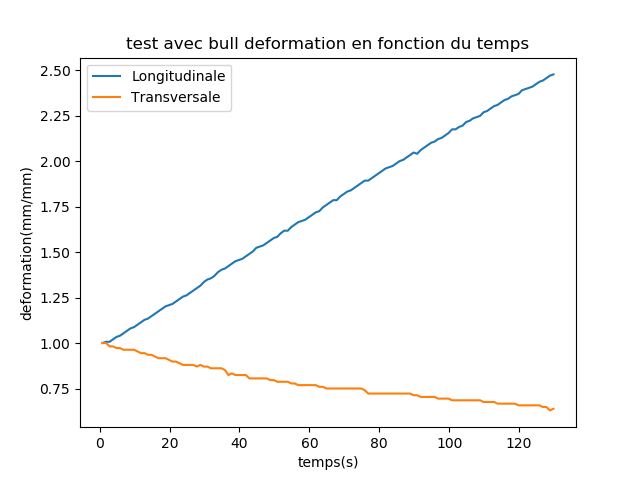
#> input picture data/test avec bull_defome-temps.png, 640 x 480 px, given as the content of the folder _5_test_2_pictures-20191002T093219Z-001/gr_5_test_2_pictures, which was not available
$ python pic_mesure.py
#> lines starting #> are read from the running program, lines starting #| are printed output that depends on the picture
# *_*coding:utf-8 *_*
import os
from optparse import OptionParser

import cv2
import numpy as np

point = []
points = []
flag = 0


def check_empty():
    global flag
    if flag == 0:
        return True
    else:
        return False


def check_full(scale, is_log=False, log_path="log.txt"):
    global point, flag
    if flag == 4:
        if is_log:
            print(log_path)
            with open(log_path, 'a') as f:
                string_log = ''
                for x in [(scale[0] * p[0], scale[1] * p[1]) for p in point]:
                    string_log += str(x[0]) + " , " + str(x[1]) + " | "
                f.write(string_log + '\n')
        points.append([(scale[0] * p[0], scale[1] * p[1]) for p in point])
        point = []
        flag = 0
        return True
    else:
        return False


def draw_circle(event, x, y, flags, param):
    global point, points, flag
    if event == cv2.EVENT_LBUTTONDBLCLK:
        print("ajoute point [{},{}] with flag = {}".format(x, y, flag + 1))
        point.append((x, y))
        flag += 1

    elif event == cv2.EVENT_RBUTTONDOWN:
        if check_empty():
            print("no point to delete")
        else:
            print("delete the point {}".format(point.pop()))
            flag -= 1


def draw(img):
    new_img = np.array(img)
    global point
    for p in point:
        new_img = cv2.circle(new_img, p, 3, (0, 0, 255))
    return new_img


def get_args():
    parser = OptionParser()
    parser.add_option('--img_path', dest='path',
                      default="D:\\download\\gr_5_test_2_pictures-20191002T093219Z-001\\gr_5_test_2_pictures",
                      type='str',
                      help='path of images')
    parser.add_option('--log_path', dest='log_path', default="log.txt",
                      type='str', help='path of log file')
    parser.add_option('--is_log', dest='is_log', action='store_true', default=False,
                      help='whether generate log file or not')
    parser.add_option('--x_length', dest='x_length', default=1024, type='int',
                      help='whether generate log file or not')
    parser.add_option('--y_length', dest='y_length', default=1024, type='int',
                      help='whether generate log file or not')
    """parser.add_option('-g', '--gpu', action='store_true', dest='gpu',
                      default=False, help='use cuda')
    parser.add_option('-c', '--load', dest='load',
                      default=False, help='load file model')
    parser.add_option('-s', '--scale', dest='scale', type='float',
                      default=0.5, help='downscaling factor of the images')
    """
    (options, args) = parser.parse_args()
    return options


if __name__ == "__main__":
    args = get_args()
    path = args.path
    log_path = args.log_path
    new_shape = (args.x_length, args.y_length)
    is_log = args.is_log

    for root, dir, files in os.walk(path):
        for img_path in files[:2]:
            cv2.namedWindow(img_path)
            cv2.setMouseCallback(img_path, draw_circle)
            img_ori = cv2.imread(os.path.join(path, img_path))
#> img_ori is the input picture: shape (480, 640, 3); mean B, G, R 249.2, 249.4, 249.5
            shape_ori = img_ori.shape
#> shape_ori = (480, 640, 3)
            scale = (float(shape_ori[0]) / new_shape[0], shape_ori[1] / new_shape[1])
#> scale = (0.469, 0.625)
            img = cv2.resize(img_ori, new_shape)
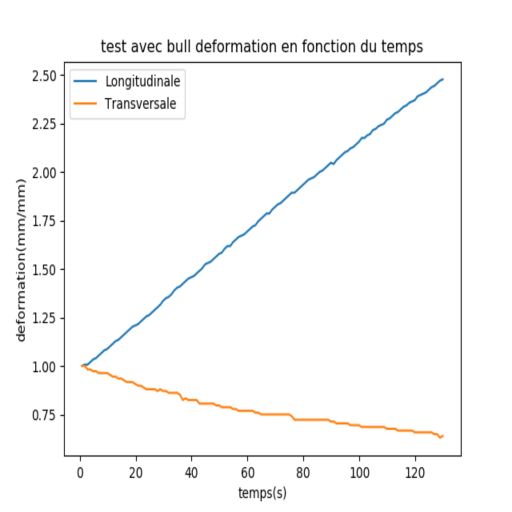
#> img: shape (1024, 1024, 3) (shown at 1/2 size); mean B, G, R 249.2, 249.4, 249.5
            while True:
                img_drawable = draw(img)
                cv2.imshow(img_path, img_drawable)
                if cv2.waitKey(20) & 0xFF == 27 or check_full(scale, log_path=log_path, is_log=is_log):
#> (key Esc is pressed here)
                    break
            cv2.destroyAllWindows()
    print(points)

$ run again, on data/test sans bull_defome-temps.png
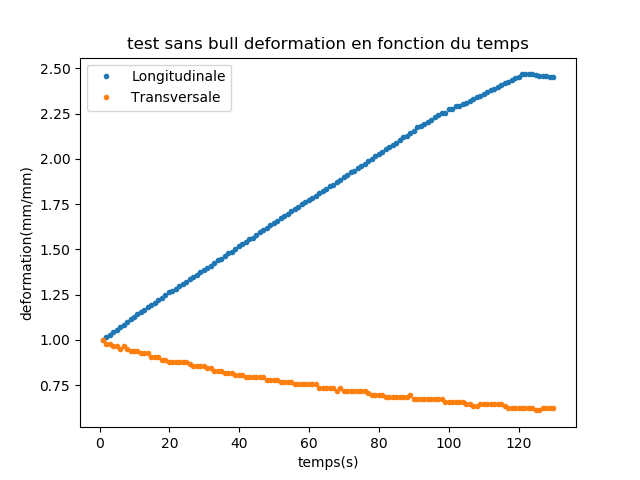
#> input picture data/test sans bull_defome-temps.png, 640 x 480 px, given as the content of the folder _5_test_2_pictures-20191002T093219Z-001/gr_5_test_2_pictures, which was not available
#> img_ori is the input picture: shape (480, 640, 3); mean B, G, R 247.8, 248.1, 248.4
#> `img = cv2.resize(img_ori, new_shape)`:
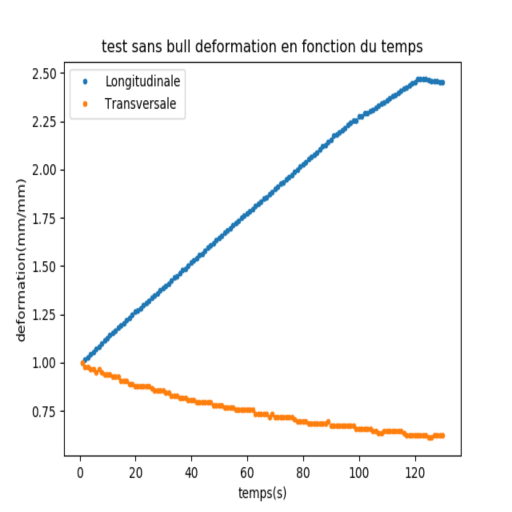
#> img: shape (1024, 1024, 3) (shown at 1/2 size); mean B, G, R 247.7, 248.1, 248.4

$ run again, on data/test1fin.png
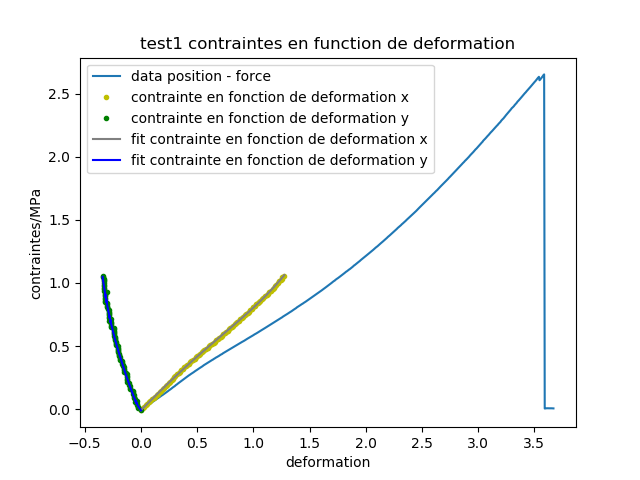
#> input picture data/test1fin.png, 640 x 480 px, given as the content of the folder _5_test_2_pictures-20191002T093219Z-001/gr_5_test_2_pictures, which was not available
#> img_ori is the input picture: shape (480, 640, 3); mean B, G, R 246.3, 246.3, 245.5
#> `img = cv2.resize(img_ori, new_shape)`:
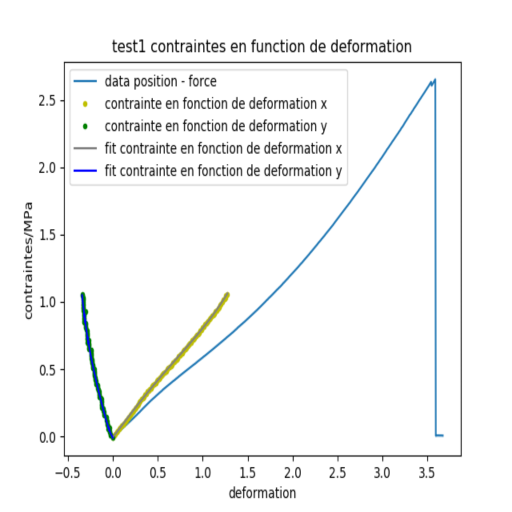
#> img: shape (1024, 1024, 3) (shown at 1/2 size); mean B, G, R 246.3, 246.3, 245.5
